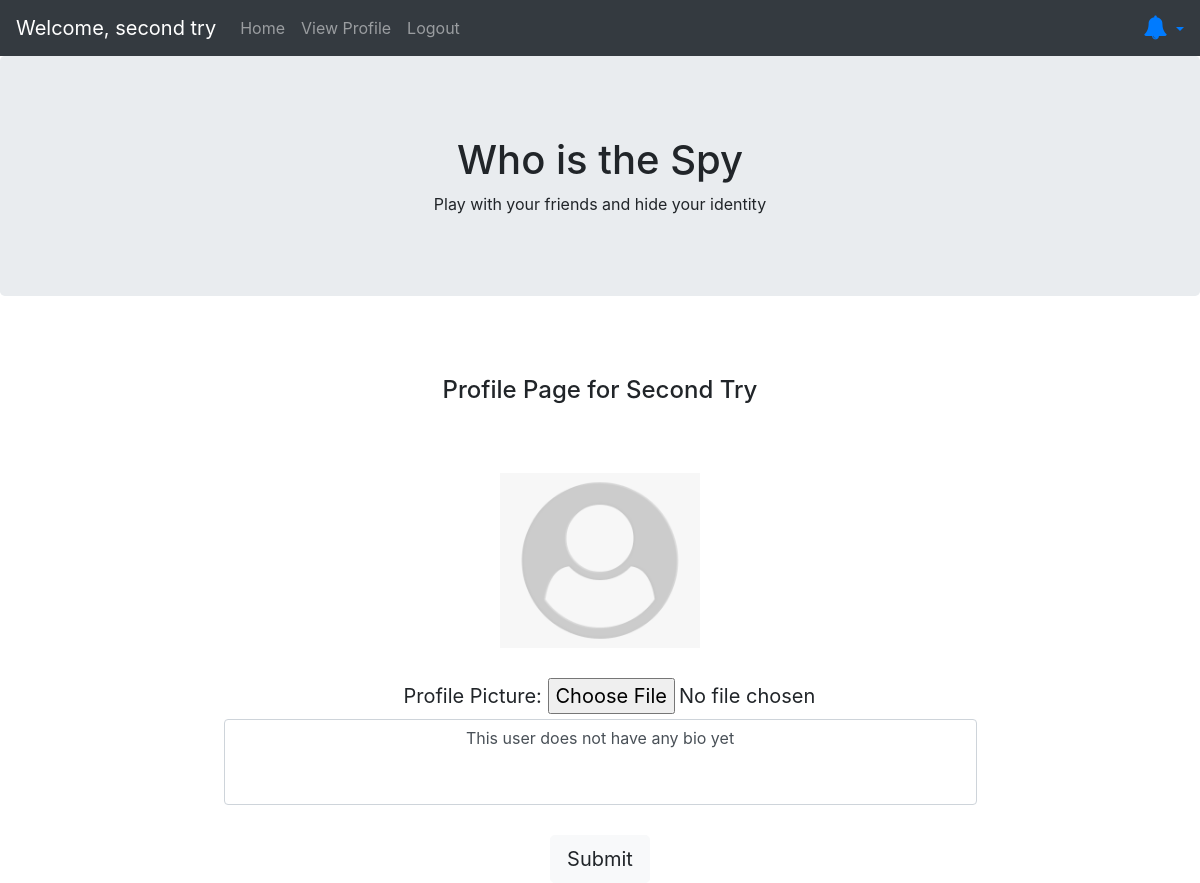
The app's page /findspy/profile/2 (signed in) with its own data.
### findspy/models.py (models this page shows, shortened)
class Profile(models.Model):
    bio = models.CharField(max_length=200, default='This user does not have any bio yet')
    user = models.OneToOneField(User, default=None, on_delete=models.PROTECT, related_name='profile_user')
    following = models.ManyToManyField(User, default=None, related_name='following')
    picture = models.FileField(blank=True)
    content_type = models.CharField(max_length=50)

### findspy/views.py (the view, shortened to what this page needs)
# urls.py: path('profile/<int:user_id>', views.view_profile, name='profile'),
@login_required
def view_profile(request, user_id):
    profile = Profile.objects.get(user__id=user_id)
    context = {'page_name': 'Profile',
               'profile': profile,
               }
    if user_id == request.user.id:
        return render(request, 'findspy/profile.html', context)

### findspy/templates/findspy/profile.html (shortened to what this page needs)
{% extends "./base.html" %}
{% block container %}
<br><br>
<div class="container-fluid text-center mx-auto"
     style="font-size: 20px;">
        <div class="h4"> Profile Page for <span class="text-capitalize">{{profile.user.first_name}} {{profile.user.last_name}} </span></div><br><br>
        <div>
        <div class="user-img">
            {% if profile.picture %}
            <img src="{% url 'photo' profile.id %}" width="200px">
            {% else %}
            <img src="/static/images/default.png" width="200px">
            {% endif %}
        </div>
        <br>
        <form class="form-horizontal form-row justify-content-center" action="{% url 'profile' user.id %}" enctype="multipart/form-data" method="post">
            <div class="user-bio">
                <span style="margin-left: 15vw;">
                <label>Profile Picture:</label>
                <input id="id_profile_picture" name="picture" type="file"></input>
                </span>
                <textarea class="text-center form-control z-depth-1" id="id_bio_input_text" name="bio" rows="3" cols="50" style="resize: none" type="text">{{ profile.bio }}</textarea>
                <br>
                <input class="btn btn-light btn-lg" type="submit" value="Submit">
            </div>
        </form>
    </div>
</div>
{% endblock %}

### findspy/templates/findspy/base.html (shortened to what this page needs)
{% load notifications_tags %}
<!DOCTYPE html>
<html lang="en">
<head>
    {% load static %}
    <link href="{% static 'findspy/base.css' %}" rel="stylesheet" type="text/css">
    <link href="https://maxcdn.bootstrapcdn.com/bootstrap/4.5.2/css/bootstrap.min.css" rel="stylesheet">
    <link rel="stylesheet" href="https://cdnjs.cloudflare.com/ajax/libs/font-awesome/4.7.0/css/font-awesome.min.css">
</head>
<body>
<nav class="navbar navbar-expand-sm bg-dark navbar-dark sticky-top ">
    {% if user.first_name %}
    <a class="navbar-brand" href="#">Welcome, {{user.first_name}} {{user.last_name}}</a>
    {% else %}
    {% block nav-bar %}
    {% endblock %}
    {% endif %}
    {% if user.id %}
    <div class="collapse navbar-collapse" id="collapsibleNavbar">
        <ul class="nav navbar-nav">
            <li class="nav-item">
                <a class="nav-link" href="{% url 'home' %}">Home</a>
            <li class="nav-item">
                <a class="nav-link" href="{% url 'profile' user.id %}">View Profile</a>
            </li>
            <li class="nav-item">
                <a class="nav-link" href="{% url 'logout' %}">Logout</a>
            </li>
        </ul>
        <ul class="nav navbar-nav ml-auto">
            <li>
            <div class="nav-item dropdown navbar-right dropdown-menu-right">
                <a class="notification dropdown-toggle" type="button" id="dropdownMenu2" data-toggle="dropdown" aria-haspopup="true">
                <i class="fa fa-bell" style="font-size:24px"></i>
            </a>
            </li>
        </ul>
    </div>
    {% endif %}
</nav>
<div class="jumbotron text-center" style="padding-top: 10vh">
    <h1>Who is the Spy</h1>
    <p>Play with your friends and hide your identity</p>
</div>
{% block container %}
{% endblock %}
</body>
</html>

### records on screen
Profile: user.first_name "Second", user.last_name "Try", bio "This user does not have any bio yet"

### other values on screen
{{ user.first_name }} "second"
{{ user.last_name }} "try"
